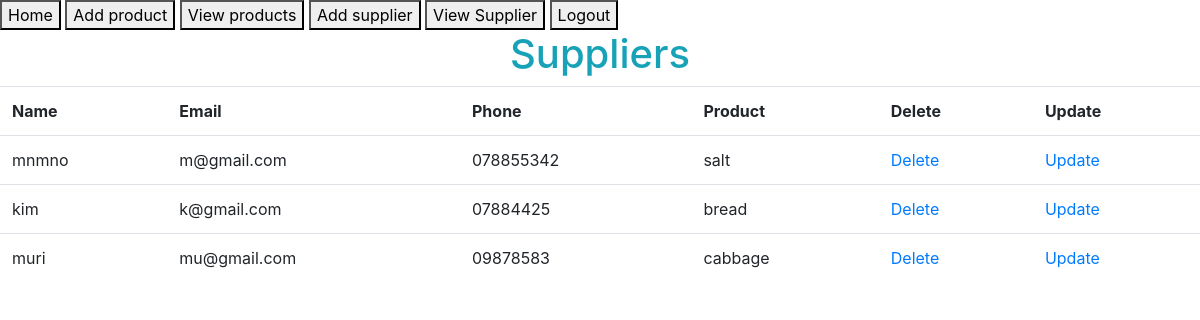
/supplier/ (signed in), run on the app's committed database.
### djangoRegistration/models.py (models this page shows)
class Supplier(models.Model):
    sup_name = models.CharField(max_length=30,
                                blank=False, null=False)
    sup_email = models.EmailField(max_length=30,
                                  blank=False, null=False)
    sup_phone = models.CharField(max_length=30,
                                 blank=False, null=False)
    sup_product = models.CharField(max_length=30,
                                   blank=False, null=False)

### djangoRegistration/views.py (the view)
# urls.py: path('supplier/', general_views.view_suppliers, name='suppliers'),
@login_required
def view_suppliers(request):
    suppliers = Supplier.objects.all()
    context = {'suppliers': suppliers}
    return render(request, 'supplier.html', context)

### templates/supplier.html
{% extends 'base.html' %}
{% block content %}
    <section class="products-section">
        <div class="products-section-container">
            <h1 class="text-info text-center">Suppliers</h1>
            <table class="table">
                <tr>
                    <th>Name</th>
                    <th>Email</th>
                    <th>Phone</th>
                    <th>Product</th>
                    <th>Delete</th>
                    <th>Update</th>
                </tr>
                {% for supplier in suppliers %}
                    <tr>
                        <td>{{ supplier.sup_name }}</td>
                        <td>{{ supplier.sup_email }}</td>
                        <td>{{ supplier.sup_phone }}</td>
                        <td>{{ supplier.sup_product }}</td>
                        <td><a href="/delete-supplier/{{ supplier.id }}">Delete</a></td>
                        <td><a href="/update-supplier/{{ supplier.id }}">Update</a></td>
                    </tr>
                {% endfor %}
            </table>
        </div>
    </section>
{% endblock %}

### templates/base.html (shortened to what this page needs)
<!DOCTYPE html>
<html lang="en">
<head>
    {% load static %}
    {% load crispy_forms_tags %}
    <link rel="stylesheet" href={% static "bootstrap/css/bootstrap.css" %}>
</head>
<body>
<section class="navigation-section">
    <div class="navigation-section-container">
        <a href="{% url 'my-home' %}"><button>Home</button></a>
        {% if user.is_authenticated %}
            <a href="{% url 'add-product' %}"><button>Add product</button></a>
            <a href="{% url 'products' %}"><button>View products</button></a>
            <a href="{% url 'add-supplier' %}"><button>Add supplier</button></a>
            <a href="{% url 'suppliers' %}"><button>View Supplier</button></a>
            <a href="{% url 'user-logout' %}"><button>Logout</button></a>
        {% else %}
            <a href="{% url 'users-registration' %}"><button>Register</button></a>
            <a href="{% url 'user-login' %}"><button>Login</button></a>
        {% endif %}
    </div>
</section>
{% block content %}
{% endblock %}
</body>
</html>

### data on the page
Supplier: sup_name "mnmno", sup_email "m@gmail.com", sup_phone "078855342", sup_product "salt"
Supplier: sup_name "kim", sup_email "k@gmail.com", sup_phone "07884425", sup_product "bread"
Supplier: sup_name "muri", sup_email "mu@gmail.com", sup_phone "09878583", sup_product "cabbage"
